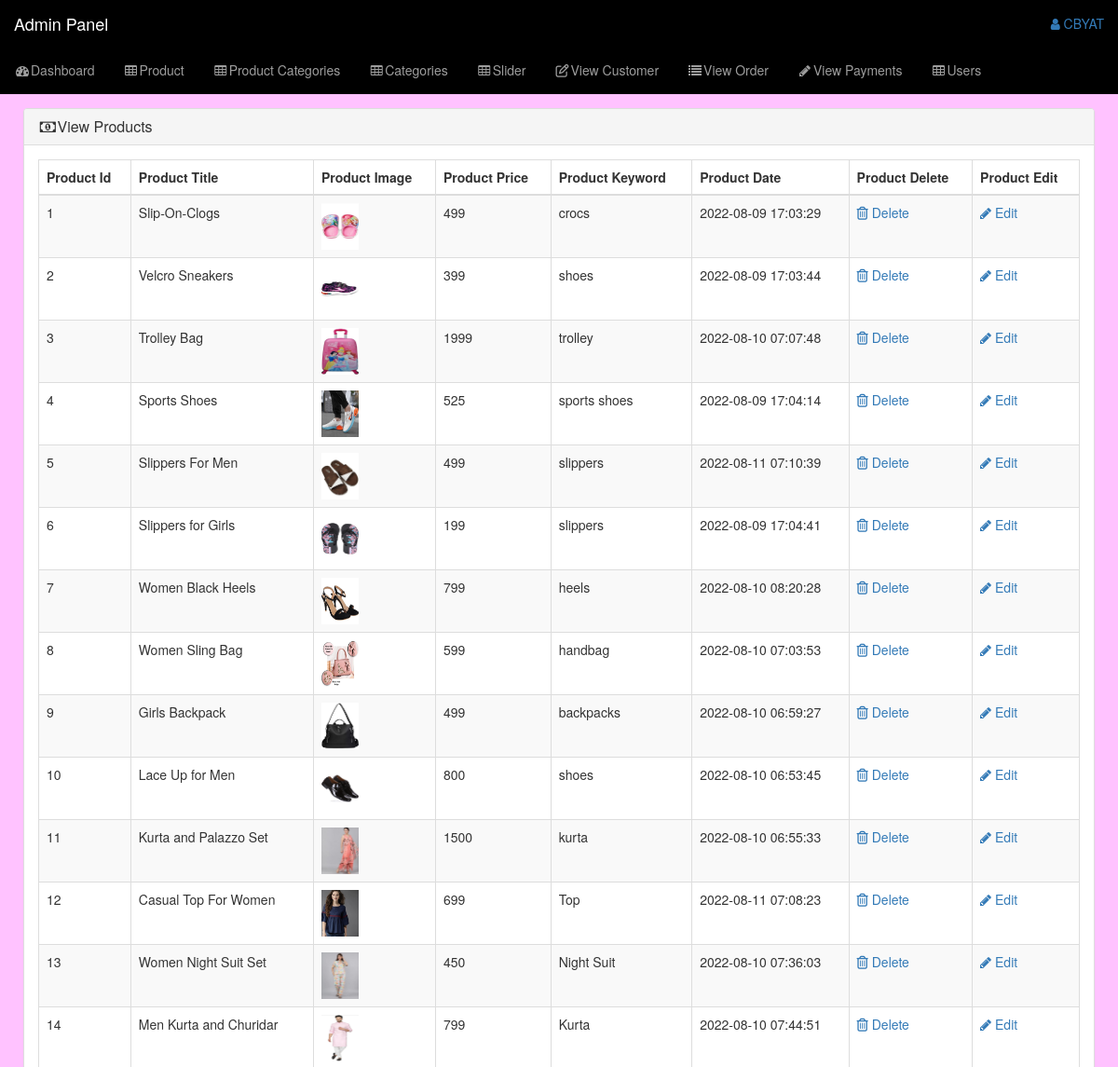
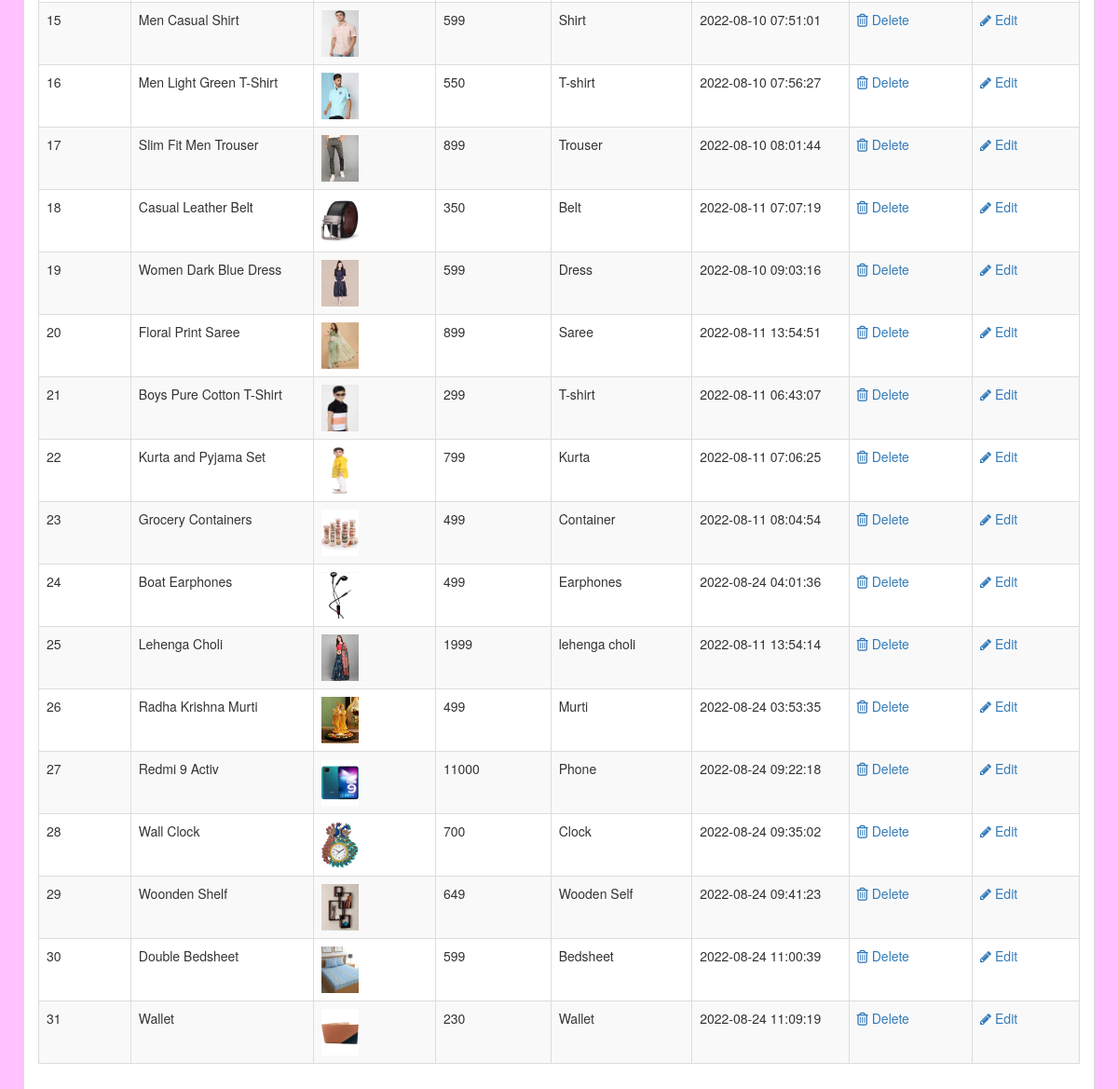
Screenshot of /admin_area/index.php?view_product (signed in) with the database file from the repository (2 pictures, top to bottom).
### tables this page shows
CREATE TABLE `products` (
  `product_id` int(10) NOT NULL,
  `p_cat_id` int(10) NOT NULL,
  `cat_id` int(10) NOT NULL,
  `date` timestamp NOT NULL DEFAULT current_timestamp() ON UPDATE current_timestamp(),
  `product_title` text NOT NULL,
  `product_img1` text NOT NULL,
  `product_img2` text NOT NULL,
  `product_img3` text NOT NULL,
  `product_price` int(10) NOT NULL,
  `product_desc` text NOT NULL,
  `product_keywords` text NOT NULL
);

### admin_area/view_product.php (the view, shortened to what this page needs)
<?php
if(!isset($_SESSION['admin_email'])){
    echo "<script>window.open('login.php','_self')</script>";
} else {
?>
<div class="row">
    <div col-lg-12>
        <ol class="breadcrumb">
            <li class="active">
            </li>
        </ol>
    </div>
</div>
<div class="row">
    <div class="col-lg-12">
        <div class="panel panel-default">
            <div class="panel-heading">
                <h3 class="panel-title">
                    <i class="fa fa-money fa-fw"></i>View Products
                </h3>
            </div>
            <div class="panel-body">
                <div class="table-responsive">
                    <table class="table table-bordered table-hover table-striped">
                        <thead>
                            <tr>
                                <th>Product Id</th>
                                <th>Product Title</th>
                                <th>Product Image</th>
                                <th>Product Price</th>
                                <th>Product Keyword</th>
                                <th>Product Date</th>
                                <th>Product Delete</th>
                                <th>Product Edit</th>
                            </tr>
                        </thead>
                        <tbody>
                            <?php
        $i=0;
        $get_product="Select * from products";
        $run_p=mysqli_query($con,$get_product);
        while($row=mysqli_fetch_array($run_p)){
            $pro_id=$row['product_id'];
            $product_title=$row['product_title'];
            $product_img1=$row['product_img1'];
            $product_price=$row['product_price'];
            $product_keywords=$row['product_keywords'];
            $date=$row['date'];
            $i++;
            ?>
                            <tr>
                                <td><?php echo $i ?></td>
                                <td><?php echo $product_title ?></td>
                                <td><img src="product_images/<?php echo $product_img1 ?>" width="40" height="50"></td>
                                <td><?php echo $product_price?></td>
                                <td><?php echo $product_keywords ?></td>
                                <td><?php echo $date ?></td>
                                <td><a href="index.php?delete_product=<?php echo $pro_id?>">
                                        <i class="fa fa-trash-o"></i> Delete</a></td>
                                <td><a href="index.php?edit_product=<?php echo $pro_id?>">
                                        <i class="fa fa-pencil"></i> Edit</a></td>
                            </tr>
                            <?php }?>
                        </tbody>
                    </table>
                </div>
            </div>
        </div>
    </div>
</div>
<?php }?>

### admin_area/includes/sidebar.php (shortened to what this page needs)
<?php
if(!isset($_SESSION['admin_email'])){
    echo "<script>window.open('login.php','_self')</script>";
} else {
?>
<nav class="navbar navbar-inverse navbar-fixed-top" style="background:black">
    <div class="navbar-header">
        <a href="index.php?dashboard" class="navbar-brand">Admin Panel</a>
    </div>
    <ul class="nav navbar-right top-nav">
        <li class="dropdown">
            <a href="#" class="dropdown-toggle" data-toggle="dropdown">
                <i class="fa fa-user"></i> <?php echo $admin_name ?>
            </a>
        </li>
    </ul>
    <div class="collapse navbar-collapse navbar-ex1-collapse ">
        <ul class="nav navbar-nav side-nav">
            <li>
                <a href="index.php?dashboard">
                    <i class="fa fa-fw fa-dashboard"></i>Dashboard
                </a>
            </li>
            <li>
                <a href="#" data-toggle="collapse" data-target="#products">
                    <i class="fa fa-fw fa-table"></i>Product
                </a>
            </li>
            <li>
                <a href="#" data-toggle="collapse" data-target="#products_cat">
                    <i class="fa fa-fw fa-table"></i>Product Categories
                </a>
            </li>
            <li>
                <a href="#" data-toggle="collapse" data-target="#category">
                    <i class="fa fa-fw fa-table"></i>Categories
                </a>
            </li>
            <li>
                <a href="#" data-toggle="collapse" data-target="#slider">
                    <i class="fa fa-fw fa-table"></i>Slider
                </a>
            </li>
            <li>
                <a href="index.php?view_customer">
                    <i class="fa fa-fw fa-edit"></i>View Customer
                </a>
            </li>
            <li>
                <a href="index.php?view_order">
                    <i class="fa fa-fw fa-list"></i>View Order
                </a>
            </li>
            <li>
                <a href="index.php?view_payments">
                    <i class="fa fa-fw fa-pencil"></i>View Payments
                </a>
            </li>
            <li>
                <a href="#" data-toggle="collapse" data-target="#users">
                    <i class="fa fa-fw fa-table"></i>Users
                </a>
            </li>
        </ul>
    </div>
</nav>
<?php } ?>

### admin_area/css/style.css (style rules this page uses)
body { margin-top: 100px; }
@media (min-width: 768px) { body { margin-top: 50px; } }
.top-nav { padding: 0 15px; }
.top-nav>li { display: inline-block; }
.top-nav>li>a { padding-top: 15px; padding-bottom: 15px; line-height: 20px; }

### rows the page displays
products: product_title "Slip-On-Clogs", product_img1 (picture), product_price "499", product_keywords "crocs", date "2022-08-09 17:03:29"
products: product_title "Velcro Sneakers", product_img1 (picture), product_price "399", product_keywords "shoes", date "2022-08-09 17:03:44"
products: product_title "Trolley Bag", product_img1 (picture), product_price "1999", product_keywords "trolley", date "2022-08-10 07:07:48"
products: product_title "Sports Shoes", product_img1 (picture), product_price "525", product_keywords "sports shoes", date "2022-08-09 17:04:14"
products: product_title "Slippers For Men", product_img1 (picture), product_price "499", product_keywords "slippers", date "2022-08-11 07:10:39"
products: product_title "Slippers for Girls", product_img1 (picture), product_price "199", product_keywords "slippers", date "2022-08-09 17:04:41"
products: product_title "Women Black Heels", product_img1 (picture), product_price "799", product_keywords "heels", date "2022-08-10 08:20:28"
products: product_title "Women Sling Bag", product_img1 (picture), product_price "599", product_keywords "handbag", date "2022-08-10 07:03:53"
products: product_title "Girls Backpack", product_img1 (picture), product_price "499", product_keywords "backpacks", date "2022-08-10 06:59:27"
products: product_title "Lace Up for Men", product_img1 (picture), product_price "800", product_keywords "shoes", date "2022-08-10 06:53:45"
products: product_title "Kurta and Palazzo Set", product_img1 (picture), product_price "1500", product_keywords "kurta", date "2022-08-10 06:55:33"
products: product_title "Casual Top For Women", product_img1 (picture), product_price "699", product_keywords "Top", date "2022-08-11 07:08:23"
products: product_title "Women Night Suit Set", product_img1 (picture), product_price "450", product_keywords "Night Suit", date "2022-08-10 07:36:03"
products: product_title "Men Kurta and Churidar", product_img1 (picture), product_price "799", product_keywords "Kurta", date "2022-08-10 07:44:51"
products: product_title "Men Casual Shirt", product_img1 (picture), product_price "599", product_keywords "Shirt", date "2022-08-10 07:51:01"
products: product_title "Men Light Green T-Shirt", product_img1 (picture), product_price "550", product_keywords "T-shirt", date "2022-08-10 07:56:27"
products: product_title "Slim Fit Men Trouser", product_img1 (picture), product_price "899", product_keywords "Trouser", date "2022-08-10 08:01:44"
products: product_title "Casual Leather Belt", product_img1 (picture), product_price "350", product_keywords "Belt", date "2022-08-11 07:07:19"
products: product_title "Women Dark Blue Dress", product_img1 (picture), product_price "599", product_keywords "Dress", date "2022-08-10 09:03:16"
products: product_title "Floral Print Saree", product_img1 (picture), product_price "899", product_keywords "Saree", date "2022-08-11 13:54:51"
products: product_title "Boys Pure Cotton T-Shirt", product_img1 (picture), product_price "299", product_keywords "T-shirt", date "2022-08-11 06:43:07"
products: product_title "Kurta and Pyjama Set", product_img1 (picture), product_price "799", product_keywords "Kurta", date "2022-08-11 07:06:25"
products: product_title "Grocery Containers", product_img1 (picture), product_price "499", product_keywords "Container", date "2022-08-11 08:04:54"
products: product_title "Boat Earphones", product_img1 (picture), product_price "499", product_keywords "Earphones", date "2022-08-24 04:01:36"
products: product_title "Lehenga Choli", product_img1 (picture), product_price "1999", product_keywords "lehenga choli", date "2022-08-11 13:54:14"
products: product_title "Radha Krishna Murti", product_img1 (picture), product_price "499", product_keywords "Murti", date "2022-08-24 03:53:35"
products: product_title "Redmi 9 Activ", product_img1 (picture), product_price "11000", product_keywords "Phone", date "2022-08-24 09:22:18"
products: product_title "Wall Clock", product_img1 (picture), product_price "700", product_keywords "Clock", date "2022-08-24 09:35:02"
products: product_title "Woonden Shelf", product_img1 (picture), product_price "649", product_keywords "Wooden Self", date "2022-08-24 09:41:23"
products: product_title "Double Bedsheet", product_img1 (picture), product_price "599", product_keywords "Bedsheet", date "2022-08-24 11:00:39"
products: product_title "Wallet", product_img1 (picture), product_price "230", product_keywords "Wallet", date "2022-08-24 11:09:19"

### other values shown
$admin_name "CBYAT"
